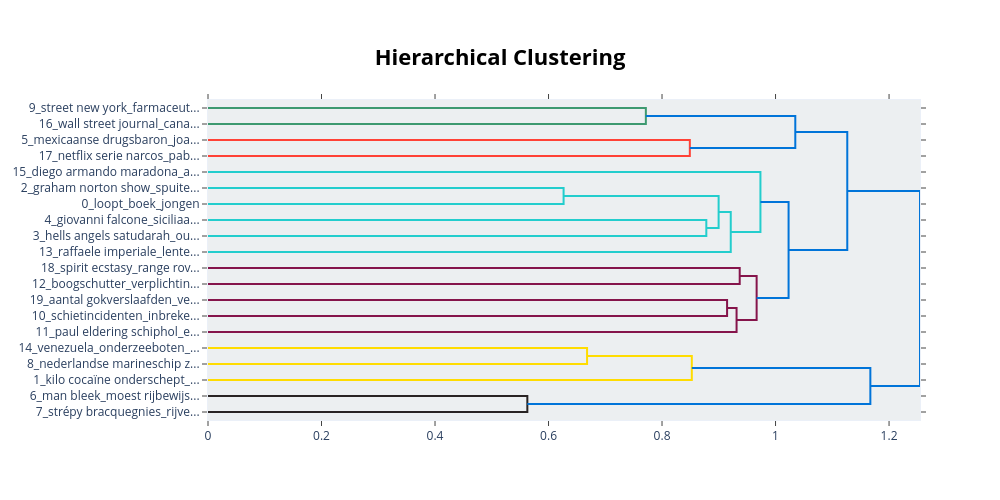

The cell this chart's notebook holds for it:
### Code cell
topic_model.visualize_hierarchy()

### Figure 1 — Plotly figure (JSON) as saved in the notebook; plotly's stock layout.template omitted (floating-point values rounded to 4 significant figures)
{"data": [{"hoverinfo": "text", "marker": {"color": "rgb(61,153,112)"}, "mode": "lines", "type": "scatter", "x": [0.0, 0.7715, 0.7715, 0.0], "xaxis": "x", "y": [-5.0, -5.0, -15.0, -15.0], "yaxis": "y"}, {"hoverinfo": "text", "marker": {"color": "rgb(255,65,54)"}, "mode": "lines", "type": "scatter", "x": [0.0, 0.849, 0.849, 0.0], "xaxis": "x", "y": [-25.0, -25.0, -35.0, -35.0], "yaxis": "y"}, {"hoverinfo": "text", "marker": {"color": "rgb(0,116,217)"}, "mode": "lines", "type": "scatter", "x": [0.7715, 1.035, 1.035, 0.849], "xaxis": "x", "y": [-10.0, -10.0, -30.0, -30.0], "yaxis": "y"}, {"hoverinfo": "text", "marker": {"color": "rgb(35,205,205)"}, "mode": "lines", "type": "scatter", "x": [0.0, 0.6265, 0.6265, 0.0], "xaxis": "x", "y": [-55.0, -55.0, -65.0, -65.0], "yaxis": "y"}, {"hoverinfo": "text", "marker": {"color": "rgb(35,205,205)"}, "mode": "lines", "type": "scatter", "x": [0.0, 0.878, 0.878, 0.0], "xaxis": "x", "y": [-75.0, -75.0, -85.0, -85.0], "yaxis": "y"}, {"hoverinfo": "text", "marker": {"color": "rgb(35,205,205)"}, "mode": "lines", "type": "scatter", "x": [0.6265, 0.8997, 0.8997, 0.878], "xaxis": "x", "y": [-60.0, -60.0, -80.0, -80.0], "yaxis": "y"}, {"hoverinfo": "text", "marker": {"color": "rgb(35,205,205)"}, "mode": "lines", "type": "scatter", "x": [0.8997, 0.9211, 0.9211, 0.0], "xaxis": "x", "y": [-70.0, -70.0, -95.0, -95.0], "yaxis": "y"}, {"hoverinfo": "text", "marker": {"color": "rgb(35,205,205)"}, "mode": "lines", "type": "scatter", "x": [0.0, 0.9734, 0.9734, 0.9211], "xaxis": "x", "y": [-45.0, -45.0, -82.5, -82.5], "yaxis": "y"}, {"hoverinfo": "text", "marker": {"color": "rgb(133,20,75)"}, "mode": "lines", "type": "scatter", "x": [0.0, 0.9369, 0.9369, 0.0], "xaxis": "x", "y": [-105.0, -105.0, -115.0, -115.0], "yaxis": "y"}, {"hoverinfo": "text", "marker": {"color": "rgb(133,20,75)"}, "mode": "lines", "type": "scatter", "x": [0.0, 0.9146, 0.9146, 0.0], "xaxis": "x", "y": [-125.0, -125.0, -135.0, -135.0], "yaxis": "y"}, {"hoverinfo": "text", "marker": {"color": "rgb(133,20,75)"}, "mode": "lines", "type": "scatter", "x": [0.9146, 0.9313, 0.9313, 0.0], "xaxis": "x", "y": [-130.0, -130.0, -145.0, -145.0], "yaxis": "y"}, {"hoverinfo": "text", "marker": {"color": "rgb(133,20,75)"}, "mode": "lines", "type": "scatter", "x": [0.9369, 0.9667, 0.9667, 0.9313], "xaxis": "x", "y": [-110.0, -110.0, -137.5, -137.5], "yaxis": "y"}, {"hoverinfo": "text", "marker": {"color": "rgb(0,116,217)"}, "mode": "lines", "type": "scatter", "x": [0.9734, 1.023, 1.023, 0.9667], "xaxis": "x", "y": [-63.75, -63.75, -123.8, -123.8], "yaxis": "y"}, {"hoverinfo": "text", "marker": {"color": "rgb(0,116,217)"}, "mode": "lines", "type": "scatter", "x": [1.035, 1.126, 1.126, 1.023], "xaxis": "x", "y": [-20.0, -20.0, -93.75, -93.75], "yaxis": "y"}, {"hoverinfo": "text", "marker": {"color": "rgb(255,220,0)"}, "mode": "lines", "type": "scatter", "x": [0.0, 0.6679, 0.6679, 0.0], "xaxis": "x", "y": [-155.0, -155.0, -165.0, -165.0], "yaxis": "y"}, {"hoverinfo": "text", "marker": {"color": "rgb(255,220,0)"}, "mode": "lines", "type": "scatter", "x": [0.6679, 0.8525, 0.8525, 0.0], "xaxis": "x", "y": [-160.0, -160.0, -175.0, -175.0], "yaxis": "y"}, {"hoverinfo": "text", "marker": {"color": "rgb(40,35,35)"}, "mode": "lines", "type": "scatter", "x": [0.0, 0.5627, 0.5627, 0.0], "xaxis": "x", "y": [-185.0, -185.0, -195.0, -195.0], "yaxis": "y"}, {"hoverinfo": "text", "marker": {"color": "rgb(0,116,217)"}, "mode": "lines", "type": "scatter", "x": [0.8525, 1.167, 1.167, 0.5627], "xaxis": "x", "y": [-167.5, -167.5, -190.0, -190.0], "yaxis": "y"}, {"hoverinfo": "text", "marker": {"color": "rgb(0,116,217)"}, "mode": "lines", "type": "scatter", "x": [1.126, 1.255, 1.255, 1.167], "xaxis": "x", "y": [-56.88, -56.88, -178.8, -178.8], "yaxis": "y"}], "layout": {"autosize": false, "height": 500, "hoverlabel": {"bgcolor": "white", "font": {"family": "Rockwell", "size": 16}}, "hovermode": "closest", "plot_bgcolor": "#ECEFF1", "showlegend": false, "title": {"font": {"color": "Black", "size": 22}, "text": "<b>Hierarchical Clustering</b>", "x": 0.5, "xanchor": "center", "yanchor": "top"}, "width": 1000, "xaxis": {"autorange": true, "mirror": "allticks", "range": [0, 1.255], "rangemode": "tozero", "showgrid": false, "showline": true, "showticklabels": true, "ticks": "outside", "type": "linear", "zeroline": false}, "yaxis": {"mirror": "allticks", "range": [-200, 0], "rangemode": "tozero", "showgrid": false, "showline": true, "showticklabels": true, "tickmode": "array", "ticks": "outside", "ticktext": ["9_street new york_farmaceut...", "16_wall street journal_cana...", "5_mexicaanse drugsbaron_joa...", "17_netflix serie narcos_pab...", "15_diego armando maradona_a...", "2_graham norton show_spuite...", "0_loopt_boek_jongen", "4_giovanni falcone_siciliaa...", "3_hells angels satudarah_ou...", "13_raffaele imperiale_lente...", "18_spirit ecstasy_range rov...", "12_boogschutter_verplichtin...", "19_aantal gokverslaafden_ve...", "10_schietincidenten_inbreke...", "11_paul eldering schiphol_e...", "14_venezuela_onderzeeboten_...", "8_nederlandse marineschip z...", "1_kilo cocaïne onderschept_...", "6_man bleek_moest rijbewijs...", "7_strépy bracquegnies_rijve..."], "tickvals": [-5, -15, -25, -35, -45, -55, -65, -75, -85, -95, -105, -115, -125, -135, -145, -155, -165, -175, -185, -195], "type": "linear", "zeroline": false}}}
